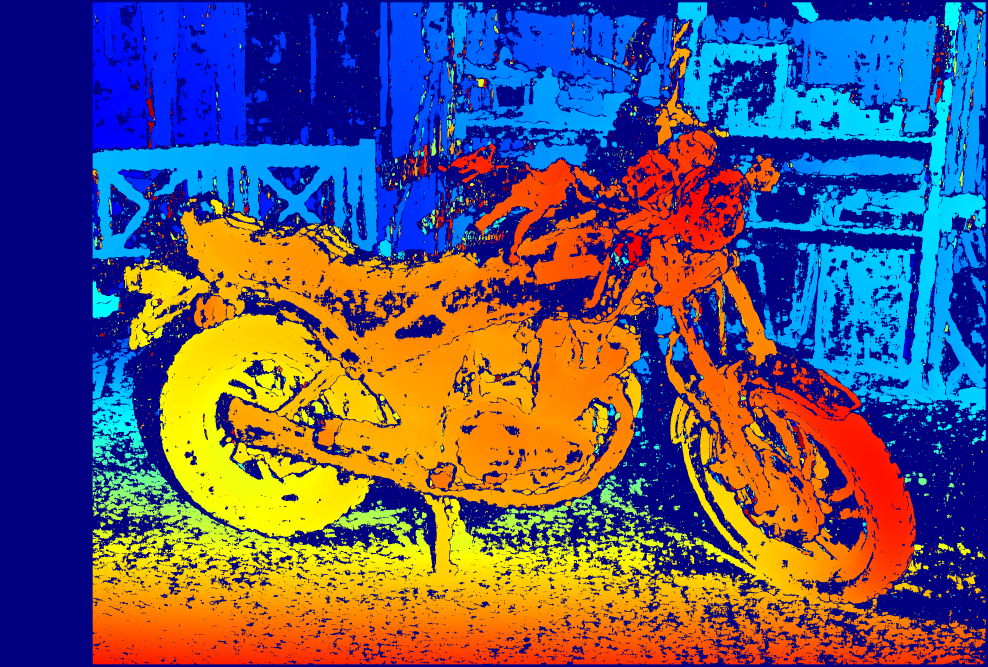
#> input picture disparity_vis.png, 2964 x 2000 px, given in place of im0.png, which was not available (shown at 1/3 size)
$ python stereo-vision.py
#> lines starting #> are read from the running program, lines starting #| are printed output that depends on the picture; after the words box and inside, x2 and y2 are one past the last pixel; in counts of white or black regions, pixels touching at a corner belong together; pictures that were not available may be replaced by others from this repository, and a replacement may not be noted
import math
import cv2 as cv
import numpy as np

calib_im1 = {
    "fx": 3979.911,
    "baseline": 193.001,   # mm
    "doffs": 124.343,
    "width": 2964,
    "height": 2000,
    "ndisp": 270,
}
calib_im0 = {
        "fx": 6338.47,
        "baseline": 171.548,   # mm
        "doffs": 479.489,
        "width": 2964,
        "height": 2000,
        "ndisp": 390,
    }

def compute_disparity(left_path, right_path, ndisp, block_size=15):
    left = cv.imread(left_path, cv.IMREAD_GRAYSCALE)
    right = cv.imread(right_path, cv.IMREAD_GRAYSCALE)


    num_disparities = math.ceil(ndisp / 16) * 16

    stereo = cv.StereoBM_create(numDisparities=num_disparities, blockSize=block_size)
    disparity = stereo.compute(left, right).astype(np.float32) / 16.0  # fixed-point x16
    return disparity, left.shape


def visualize_disparity(disparity, out_path="disparity_vis.png"):
    disp_vis = np.where(disparity > 0, disparity, 0)  # zero out invalid pixels before scaling
    disp_norm = cv.normalize(disp_vis, None, 0, 255, cv.NORM_MINMAX)
    disp_norm = disp_norm.astype(np.uint8)
    heatmap = cv.applyColorMap(disp_norm, cv.COLORMAP_JET)
    cv.imwrite(out_path, heatmap)
    return heatmap


def disparity_to_depth(disparity, pixel, fx, baseline, doffs):
    x, y = pixel
    d = disparity[y, x]
    if d <= 0:
        return None  # invalid: no match, occlusion, or textureless region
    return (fx * baseline) / (d + doffs)


if __name__ == "__main__":
    disp, shape = compute_disparity("img1\im0.png", "img1\im1.png", ndisp=calib_im0["ndisp"], block_size=15)
#> in compute_disparity, `left = cv.imread(left_path, cv.IMREAD_GRAYSCALE)`:
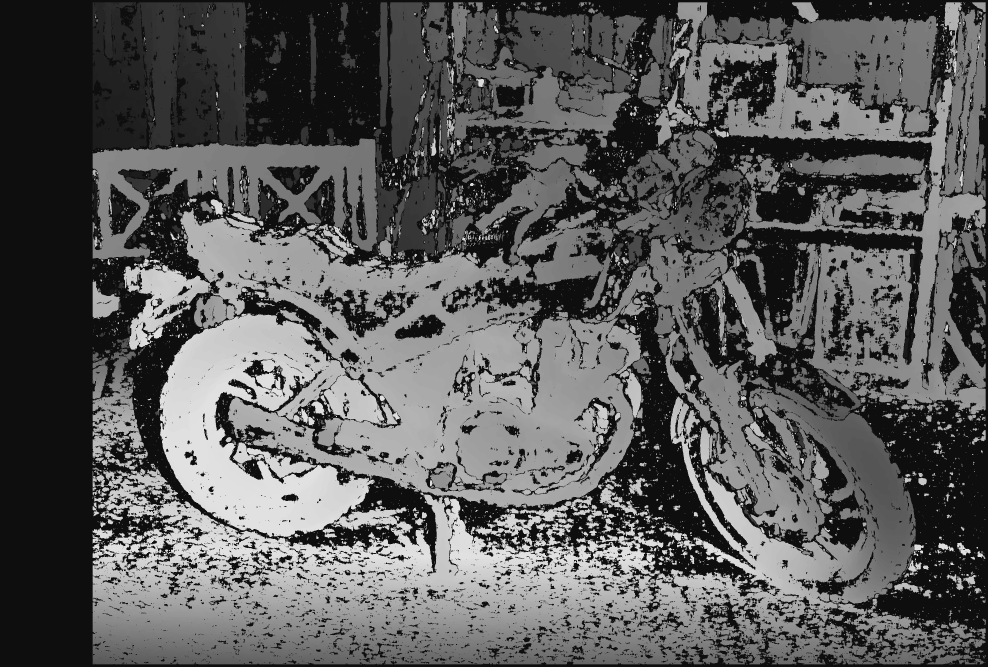
#> left: shape (2000, 2964) (shown at 1/3 size); min 14, max 225, mean 89.9
#> in compute_disparity, `disparity = stereo.compute(left, right).astype(np.float32) / 16.0`:
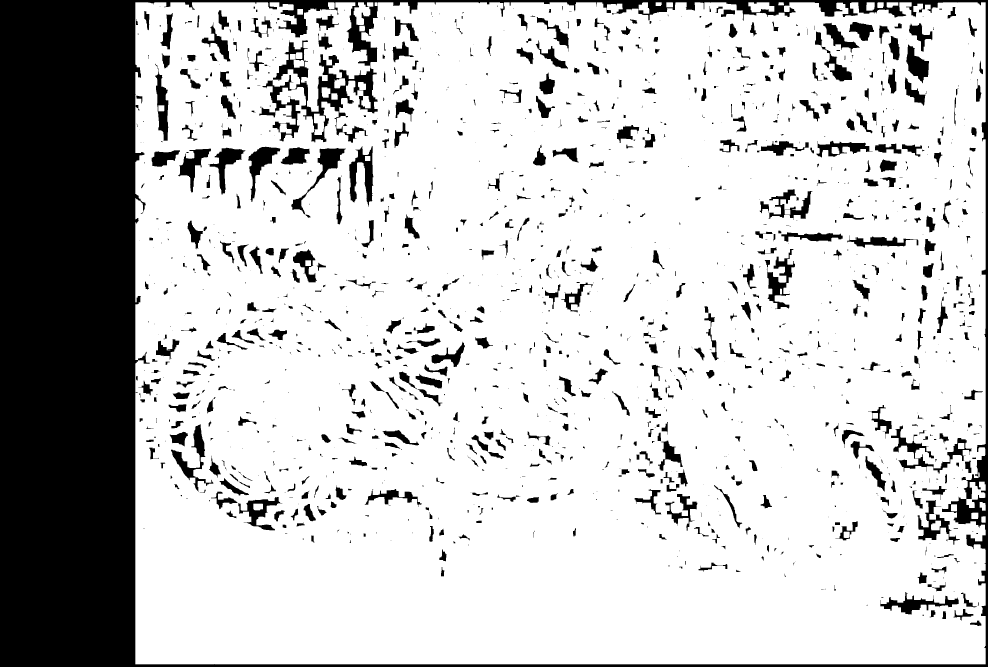
#> disparity: shape (2000, 2964) float32 (shown at 1/3 size); values -1 (black) and 0 (white), 78.6% white; 1456 black regions (606 under 20 px), largest, box (x1, y1, x2, y2) and area: (0, 0, 2964, 2000) 935040, (2673, 1275, 2914, 1421) 6499, (1047, 438, 1120, 621) 6032
#> shape = (2000, 2964)
    visualize_disparity(disp)
#> in visualize_disparity, `disp_vis = np.where(disparity > 0, disparity, 0)`: disp_vis: shape (2000, 2964) float32; every value is 0
#> in visualize_disparity, `disp_norm = disp_norm.astype(np.uint8)`: disp_norm: shape (2000, 2964); every value is 0
#> in visualize_disparity, `heatmap = cv.applyColorMap(disp_norm, cv.COLORMAP_JET)`:
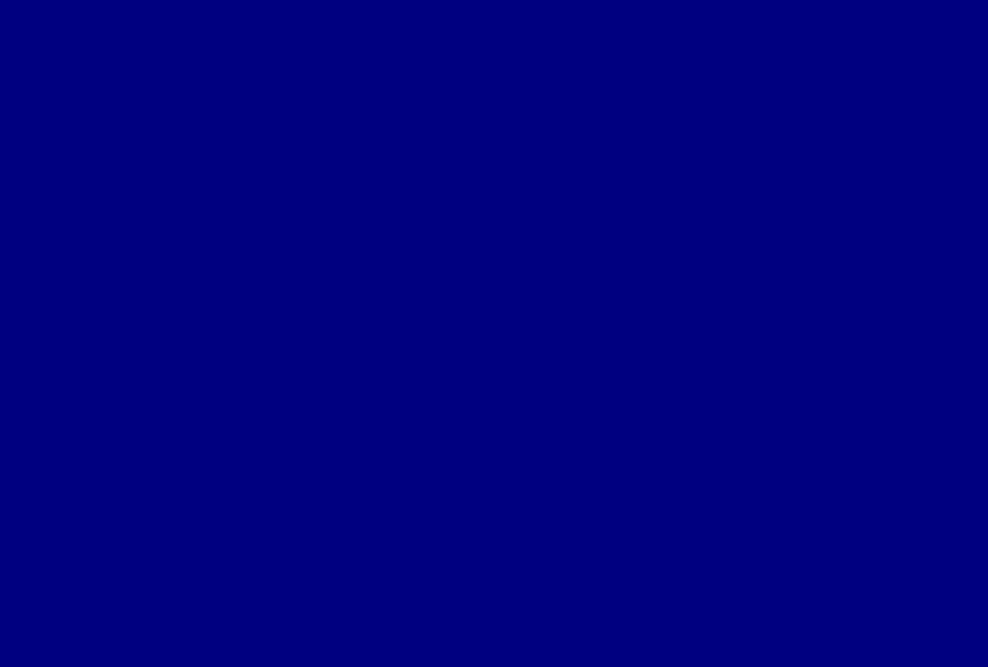
#> heatmap: shape (2000, 2964, 3) (shown at 1/3 size); mean B, G, R 128, 0, 0

    px = (calib_im0["width"] // 2, calib_im0["height"] // 2)
    depth = disparity_to_depth(disp, px, calib_im0["fx"], calib_im0["baseline"], calib_im0["doffs"])
#> in disparity_to_depth, `d = disparity[y, x]`: d = 0
    print(f"For image 0 Depth at {px}: {depth:.2f} mm" if depth else "Invalid disparity at that pixel")
#| Invalid disparity at that pixel


    disp, shape = compute_disparity("im0\im0.png", "im0\im1.png", ndisp=calib_im1["ndisp"], block_size=15)
#> (the run stopped early here; a loop or call above may not have finished)
